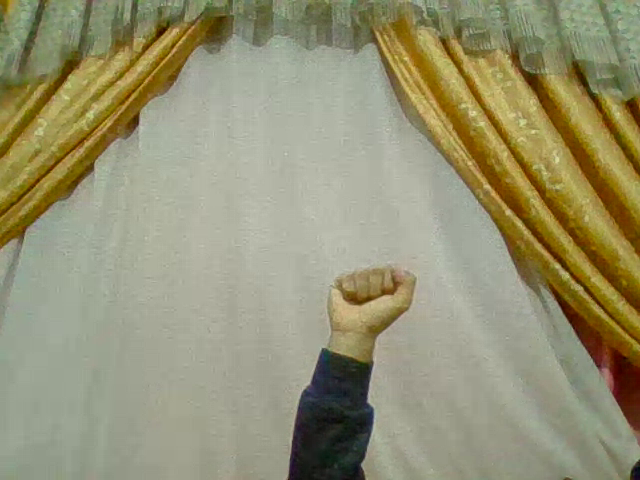
#> input picture frame 18 of vid.webm, 640 x 480 px
$ python cap-from-file.py
#> lines starting #> are read from the running program, lines starting #| are printed output that depends on the picture
import numpy as np
import cv2

cap = cv2.VideoCapture('vid.webm')

while(cap.isOpened()):
    ret, frame = cap.read()
#> frame is the input picture: shape (480, 640, 3); mean B, G, R 114.7, 146.1, 149.4

    gray = cv2.cvtColor(frame, cv2.COLOR_BGR2GRAY)
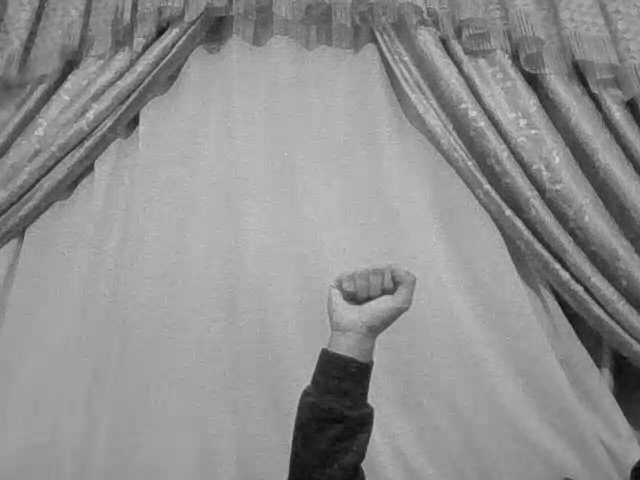
#> gray: shape (480, 640); min 5, max 222, mean 143.4

    cv2.imshow('frame',gray)
    if cv2.waitKey(25) & 0xFF == ord('q'): # change this and the
        # speed of the video changes
#> (key q is pressed here)
        break

cap.release()
cv2.destroyAllWindows()

$ run again, starting later in the video
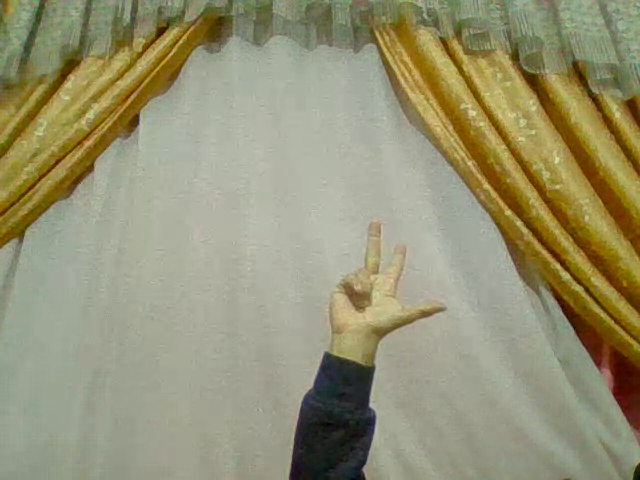
#> input picture frame 83 of vid.webm, 640 x 480 px
#> frame is the input picture: shape (480, 640, 3); mean B, G, R 115.1, 146.4, 149.7
#> `gray = cv2.cvtColor(frame, cv2.COLOR_BGR2GRAY)`:
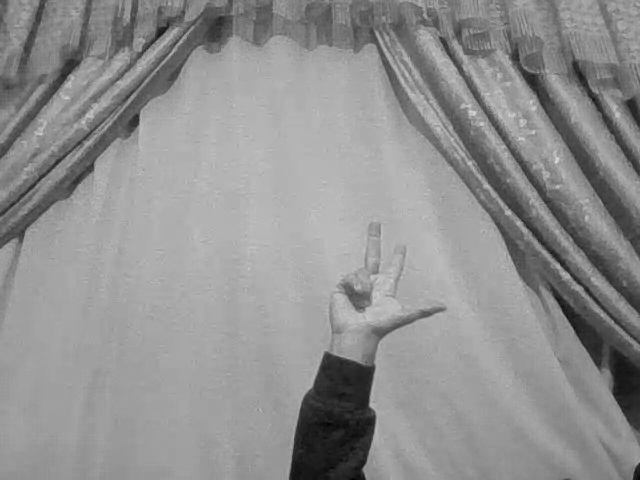
#> gray: shape (480, 640); min 1, max 219, mean 143.8

$ run again, starting later in the video
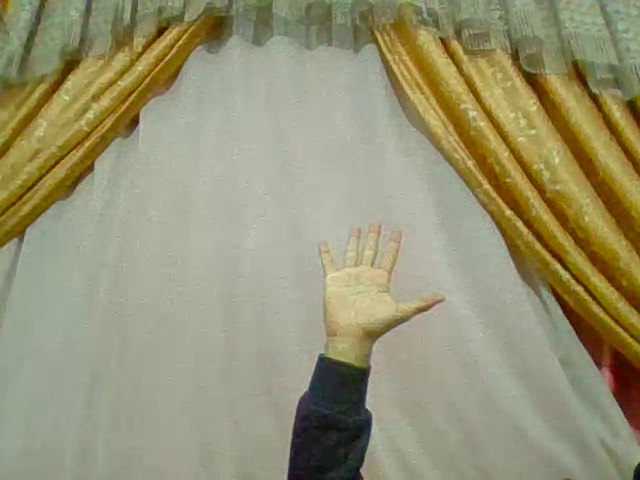
#> input picture frame 148 of vid.webm, 640 x 480 px
#> frame is the input picture: shape (480, 640, 3); mean B, G, R 115.2, 146.9, 150.4
#> `gray = cv2.cvtColor(frame, cv2.COLOR_BGR2GRAY)`:
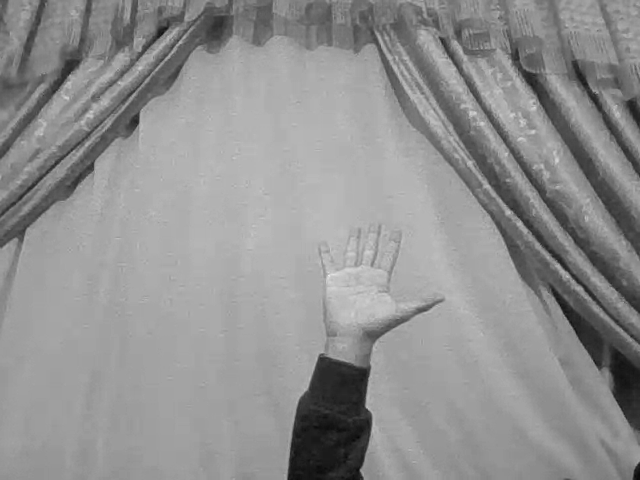
#> gray: shape (480, 640); min 6, max 235, mean 144.3
